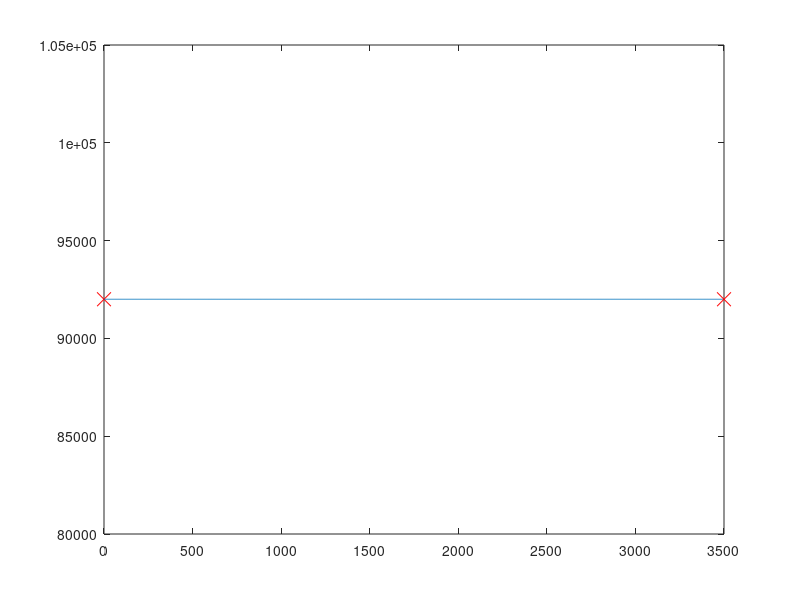

Write the MATLAB code that produced this figure. (Note: this script raises an error after producing the figure.)
%Payload Range Diagram
%forces are in lbs

clear
clc
close all

load('Aircraft.mat');

Max_avail_Fuel = Aircraft.Wing.fuel_volume*7.48052; % Converting from cubic ft to US gallons
Max_avail_Fuel = Max_avail_Fuel*6.71;   % Converting from US gallons to lbs

Opt_Weight = Aircraft.Weight.empty_Weight + Aircraft.Weight.crew + ...
            0.01*Aircraft.Weight.fuel_Weight;   % Operating Weight

MTOW = Aircraft.Weight.MTOW;    % Maximum Take-Off Weight

% Point A
plot(0,Aircraft.Weight.payload,'rx','MarkerSize',10);
hold on

% Line between A and B
x = 0:1:Aircraft.Performance.range1;
y = Aircraft.Weight.payload*ones(1,Aircraft.Performance.range1+1);

plot(x,y);

% Point B
plot(Aircraft.Performance.range1,Aircraft.Weight.payload,'rx','MarkerSize',10);

% Point C
payload_weight = MTOW - Opt_Weight - Max_avail_Fuel;

fuel_fraction = Max_avail_Fuel/MTOW;
weight_fraction = 1 - fuel_fraction;

Cj_cruise = 0.000125;   % Specific Fuel Consumption (in lbs/lbs/s)
Cj_loiter = 0.0001;   % Specific Fuel Consumption (in lbs/lbs/s)

W1byW_TO = 0.99;    % Mission Segement Weight Fraction for Engine Start & Warm Up     
W2byW1 = 0.99;      % Mission Segement Weight Fraction for Taxi to Runway
W3byW2 = 0.995;     % Mission Segement Weight Fraction for Take Off
W4byW3 = 0.985;      % Mission Segement Weight Fraction for Climb to cruise altitude (Raymer)

loiter1 = 3600;  % 10% of the cruising time

W6byW5 = exp(-(loiter1*Cj_loiter)/(Aircraft.Aero.LbyD_max_loiter));

W7byW6 = 0.99;  % Mission Segement Weight Fraction for Descent 
W8byW7 = 0.98;  % Mission Segement Weight Fraction for Climb

% Mission Segement Weight Fraction for Cruise segment 2
range = Aircraft.Performance.range2*1.852*1000;  % nm to meters
[~,~,~,a] = ISA(Aircraft.Performance.altitude_cruise2*0.3048);
V = Aircraft.Performance.M_cruise*a;    % Cruising Speed in m/s

W9byW8 = exp(-(range*Cj_cruise)/(V*Aircraft.Aero.LbyD_max_cruise));

W10byW9 = 0.99; % Mission Segement Weight Fraction for Descent

% Mission Segement Weight Fraction for Loiter segment 2

W11byW10 = exp(-(Aircraft.Performance.loiter2*Cj_loiter)/(Aircraft.Aero.LbyD_max_loiter));    

W12byW11 = 0.995;   % Mission Segement Weight Fraction for  Landing (Raymer)

W5byW4 = fuel_fraction/(W1byW_TO*W2byW1*W3byW2*W4byW3*W6byW5  ...
               *W7byW6*W8byW7*W9byW8*W10byW9*W11byW10*W12byW11);

[~,~,~,a] = ISA(Aircraft.Performance.altitude_cruise1*0.3048);
V = Aircraft.Performance.M_cruise*a;    % Cruising Speed in m/s
           
range = (V/Cj_cruise)*(Aircraft.Aero.LbyD_max_cruise)*log(W5byW4^-1);

plot(payload_weight,range/1852,'rx','MarkerSize',10);

% Wtomax=454971;
% w1byWtomax=0.99;
% w2byw1=0.99;
% w3byw2=0.995;
% w4byw3=0.980;
% w5byw4 = 0.786;
% w6byw5 = 0.983;
% w7byw6 = 0.990;
% w8byw7 = 0.98;
% w9byw8 = 0.987;
% w10byw9 = 0.99;
% w11byw10 = 0.988;
% w12byw11 = 0.992;
% 
% V=237,g=9.81,Cj=0.000139;
% LbyD=13.67;
% 
% Wplmax=94300;Wfmax=4170.84;Wtfo=0.06*Wfmax;Wcrew=1840;We=197830;
% Woe=We+Wtfo+Wcrew;
% 

% 
% w4byw5=1/(w5byw4);
% R=(V/(g*Cj))*(LbyD)*log(w4byw5);
% 
% %point B
% Wf=Wtomax-Woe-Wplmax;
% Mff=1-(Wf/Wtomax);
% w5byw4 = Mff/((w1byWtomax)*(w2byw1)*(w3byw2)*(w4byw3)*(w6byw5)*(w7byw6)*(w8byw7)*(w9byw8)*(w10byw9)*(w11byw10)*(w12byw11));
% 
% plot(R,Wplmax,'rx','MarkerSize',10);
% 
% %point C
% Wpl=Wtomax-Woe-Wfmax;
% Mff=1-(Wfmax/Wtomax);
% w5byw4 = Mff/((w1byWtomax)*(w2byw1)*(w3byw2)*(w4byw3)*(w6byw5)*(w7byw6)*(w8byw7)*(w9byw8)*(w10byw9)*(w11byw10)*(w12byw11));
% 
% plot(R,Wpl,'rx','MarkerSize',10);
% 
% %point D
% Wto=Woe+Wfmax;
% Mff=1-(Wfmax/Wto);
% w5byw4 = Mff/((w1byWtomax)*(w2byw1)*(w3byw2)*(w4byw3)*(w6byw5)*(w7byw6)*(w8byw7)*(w9byw8)*(w10byw9)*(w11byw10)*(w12byw11));
% 
% plot(R,Wpl,'rx','MarkerSize',10);
% 
% grid on;
% xlabel('Range (m)');
% ylabel('Payload (lbs)');
% title('Payload-Range Diagram');


